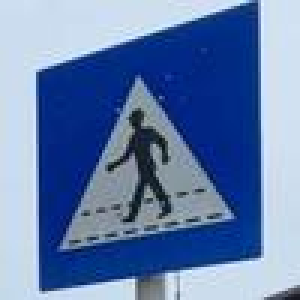
#> input picture workshop02/session1/traffic_sign_macau/roi_101_118.jpeg, 100 x 100 px (shown 3 times larger); its folder holds only this picture in this run
$ python feature_extractor.py
#> lines starting #> are read from the running program, lines starting #| are printed output that depends on the picture
import os

from matplotlib import pyplot as plt
import cv2
import numpy as np
from skimage.filters import roberts, sobel, prewitt
from skimage import color, io, feature
from skimage.filters import (threshold_otsu, threshold_niblack)
from skimage.feature import local_binary_pattern

__author__ = "Shaoning Zeng"
__license__ = "GNU GPL 3.0 or later"

# Dataset
#dataset_path = './crop_resize/roi'
dataset_path = 'traffic_sign_macau'
save_path = './feature/'
images_name_list = []

def preprocessing(dir,images_name_list):
	newDir = dir
	if os.path.isfile(dir):
		images_name_list.append(dir)
	elif os.path.isdir(dir):
		for s in os.listdir(dir):
			newDir = os.path.join(dir,s)
			preprocessing(newDir, images_name_list)
	return images_name_list

#
def extract_feature(X, featureName):
	# operate on smaller image
	#small_size = (32, 32)
	#X = [cv2.resize(x, small_size) for x in X]

	# normalize all intensities to be between 0 and 1

	# X = np.array(X).astype(np.float32) / 255
	# subtract mean
	# X = [x - np.mean(x) for x in X]

	# Iteratively processing each image
	X_fea = []
	num = 1
	show_once = 1
	for x in X:
		print(featureName)
		# 1. Point-based Harris features
		if featureName == 'Harris':
			x  = cv2.cvtColor(x, cv2.COLOR_BGR2RGB) # Change BGR format to RGB format
			img_rgb  = x
			img_gray = cv2.cvtColor(img_rgb, cv2.COLOR_RGB2GRAY) # Convert RGB color image to gray scale image
			#img_gray = np.float32(img_gray)
			dst = cv2.cornerHarris(img_gray,2,3,0.04) # Harris corner
			dst = cv2.dilate(dst, (),dst,(-1,-1,),3) # result is dilated for marking the corners, not important
			# TODO: One should tune the parameters to obtain a better result for a specific image
			# Threshold for an optimal value, it may vary depending on the image
			img_rgb[dst>0.01*dst.max()]=[255,0,0] # Parameters
			x1 = img_rgb

		# 2. Edge Roberts features
		elif featureName == 'Roberts':
			#img_rgb = cv2.cvtColor(x, cv2.COLOR_BGR2RGB) # Change BGR format to RGB format
			#img_rgb  = x
			#gray = color.rgb2gray(x)
			gray = cv2.cvtColor(x, cv2.COLOR_BGR2GRAY)
			#gray = cv2.cvtColor(img_rgb, cv2.COLOR_RGB2GRAY)
			x1 = roberts(gray)
		# 3. Edge Sobel features
		elif featureName == 'Sobel':
			#gray = color.rgb2gray(x)
			gray = cv2.cvtColor(x, cv2.COLOR_BGR2GRAY)
			x1 = sobel(gray)
		# 4. Edge Prewitt features
		elif featureName == 'Prewitt':
			#gray = color.rgb2gray(x)
			gray = cv2.cvtColor(x, cv2.COLOR_BGR2GRAY)
			x1 = prewitt(gray)
		# 5. Edge Canny features
		elif featureName == 'Canny':
			#gray = color.rgb2gray(x)
			gray = cv2.cvtColor(x, cv2.COLOR_BGR2GRAY)
			x1=feature.canny(gray)

		# 6. Hough Line features
		elif featureName == 'Line':
			gray1 = cv2.cvtColor(x,cv2.COLOR_BGR2GRAY)
			edges = cv2.Canny(gray1,10,150,apertureSize = 3)
			lines = cv2.HoughLines(edges,1,np.pi/180,150)
			try:
				for line in lines:
					for rho,theta in line:
						a = np.cos(theta)
						b = np.sin(theta)
						x0 = a*rho
						y0 = b*rho
						x1 = int(x0 + 3000*(-b))
						y1 = int(y0 + 3000*(a))
						x2 = int(x0 - 3000*(-b))
						y2 = int(y0 - 3000*(a))
						cv2.line(gray1,(x1,y1),(x2,y2),(0,0,255),2)
				x1 = cv2.cvtColor(gray1,cv2.COLOR_BGR2RGB)
			except TypeError as te:
				print('No line found.')
		# 7. Hough Circle features
		elif featureName == 'Circle':
		    img_circle_gray = cv2.cvtColor(x,cv2.COLOR_BGR2GRAY)
		    circles = cv2.HoughCircles(img_circle_gray,cv2.HOUGH_GRADIENT,1,20,
		                                param1=50,param2=30,minRadius=150,maxRadius=500)
		    circles = np.uint16(np.around(circles))
		    for i in circles[0,:]:
		        # draw the outer circle
		        cv2.circle(x,(i[0],i[1]),i[2],(0,255,0),2)
		        # draw the center of the circle
		        cv2.circle(x,(i[0],i[1]),2,(255,0,0),3)
		    #Show
		    x1 = cv2.cvtColor(x,cv2.COLOR_BGR2RGB)

		# 8. Binary Otsu features
		elif featureName == 'Otsu':
			#gray = color.rgb2gray(x)
			gray = cv2.cvtColor(x,cv2.COLOR_BGR2GRAY)
			thresh_otsu = threshold_otsu(gray)
			x1 = gray < thresh_otsu
		# 9. Binary Niblack features
		elif featureName == 'Niblack':
			#gray = color.rgb2gray(x)
			gray = cv2.cvtColor(x,cv2.COLOR_BGR2GRAY)
			thresh_niblack = threshold_niblack(gray, window_size =31, k =0.05)
			x1 = gray < thresh_niblack

		# 10. Color Histgram features
		elif featureName == 'Histgram':
			histr3 =[];
			img_source = x
			img_source_RGB = cv2.cvtColor(x, cv2.COLOR_BGR2RGB)
			#img_source_RGB = x
			r,g,b = cv2.split(img_source_RGB) # or you can use the following commands
			# r = img5[:,:,0]
			# g = img5[:,:,1]
			# b = img5[:,:,2]
			color = ('b','g','r')  ### color RGB image has three channel: Red, Green and Blue.
			for i, col in enumerate(color):
				histr = cv2.calcHist([img_source],[i],None,[256],[0,256])
				histr3.append(histr)
			x1 = histr3

		# 11. Texture features
		elif featureName == 'Texture':
			img_source = x
			#img_source_RGB = cv2.cvtColor(img_source, cv2.COLOR_BGR2RGB) # this is our original image
			img_gray = cv2.cvtColor(img_source, cv2.COLOR_BGR2GRAY)
			# settings for LBP
			radius = 3
			n_points = 8 * radius
			lbp_default = local_binary_pattern(img_gray, n_points, radius,  method='default')
			x1 = local_binary_pattern(img_gray, n_points, radius,  method='var')

		# 12. ORB features
		elif featureName == 'ORB':
			img_gray = cv2.cvtColor(x,cv2.COLOR_BGR2GRAY)
			img_source_RGB = cv2.cvtColor(x,cv2.COLOR_BGR2RGB)
			#img_source_RGB = x
			# Initiate ORB detector
			orb = cv2.ORB_create()
			# find the keypoints with ORB
			kp = orb.detect(img_source_RGB,None)
			# compute the descriptors with ORB
			kp, des = orb.compute(img_source_RGB, kp)
			# draw only keypoints location,not size and orientation
			x1 = cv2.drawKeypoints(x, kp, None, color=(0,255,0), flags=0)

		try:
			print(x1)
			X_fea.append(x1)
			# if os.isdir():
			# 	os.mkdir( path, 0755 )
			# Save image
			print("./feature/"+featureName+"/"+str(num)+".jpeg")
			cv2.imwrite("./feature/"+featureName+"/"+str(num)+".jpeg", x1*255)
			# [4 lines of commented-out code are left out]
			num = num+1
		except NameError:
			print("Detect nothing")

	X = X_fea
	X = [x.flatten() for x in X]
	X = np.array(X)
	return X

# Extract and save features

images_name_list = preprocessing(dataset_path,images_name_list)
num = len(images_name_list)
X = []
for k in range(num):
	img = cv2.imread(images_name_list[k])
#> img is the input picture: shape (100, 100, 3); mean B, G, R 173, 127.1, 100.5
	X.append(img)

# [37 lines of commented-out code are left out]
X = extract_feature(X, 'ORB')
#> the loop in extract_feature, `for x in X:` made 1 pass
#> num on pass 1: 2
#> (printed output is left out)
#> pass 1, in extract_feature, `img_gray = cv2.cvtColor(x,cv2.COLOR_BGR2GRAY)`:
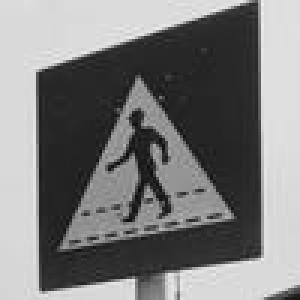
#> img_gray: shape (100, 100) (shown 3 times larger); min 11, max 240, mean 124.4
#> pass 1, in extract_feature, `x1 = cv2.drawKeypoints(x, kp, None, color=(0,255,0), flags=0)`:
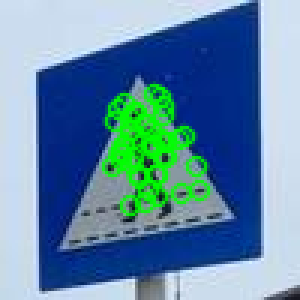
#> x1: shape (100, 100, 3) (shown 3 times larger); mean B, G, R 165.1, 137, 95.2
#> pass 1, in extract_feature, `cv2.imwrite("./feature/"+featureName+"/"+str(num)+".jpeg", x1*255)`:
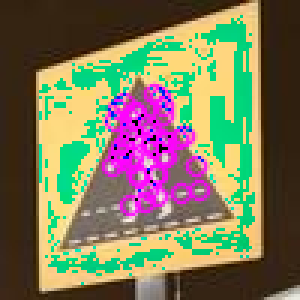
#> saved as 1.jpeg: shape (100, 100, 3) (shown 3 times larger); mean B, G, R 90.2, 119, 122.5
#> after the loop in extract_feature, `for x in X:`: X_fea = 1 item; num = 2
#> in extract_feature, `X = X_fea`: X = 1 item
np.save("12.ORB.npy",X)

$ run again, on workshop02/session1/traffic_sign_macau/roi_120_47.jpeg
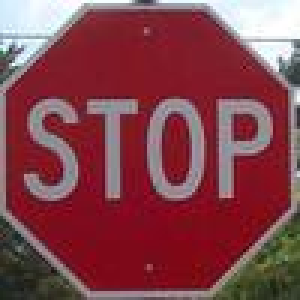
#> input picture workshop02/session1/traffic_sign_macau/roi_120_47.jpeg, 100 x 100 px (shown 3 times larger)
#> img is the input picture: shape (100, 100, 3); mean B, G, R 76.4, 67.8, 131.8
#> the loop in extract_feature, `for x in X:` made 1 pass
#> num on pass 1: 2
#> (printed output is left out)
#> pass 1, in extract_feature, `img_gray = cv2.cvtColor(x,cv2.COLOR_BGR2GRAY)`:
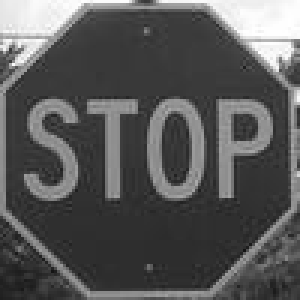
#> img_gray: shape (100, 100) (shown 3 times larger); min 19, max 255, mean 87.9
#> pass 1, in extract_feature, `cv2.imwrite("./feature/"+featureName+"/"+str(num)+".jpeg", x1*255)`:
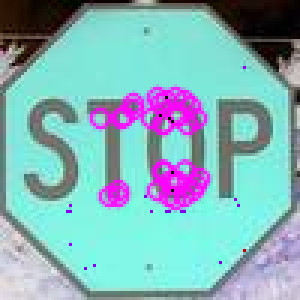
#> saved as 1.jpeg: shape (100, 100, 3) (shown 3 times larger); mean B, G, R 184, 178.2, 131.2
#> after the loop in extract_feature, `for x in X:`: X_fea = 1 item; num = 2
#> X = 1 item

$ run again, on workshop02/session1/traffic_sign_macau/roi_125_50.jpeg
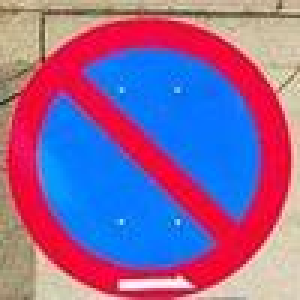
#> input picture workshop02/session1/traffic_sign_macau/roi_125_50.jpeg, 100 x 100 px (shown 3 times larger)
#> img is the input picture: shape (100, 100, 3); mean B, G, R 155.4, 101, 142.2
#> the loop in extract_feature, `for x in X:` made 1 pass
#> num on pass 1: 2
#> (printed output is left out)
#> pass 1, in extract_feature, `img_gray = cv2.cvtColor(x,cv2.COLOR_BGR2GRAY)`:
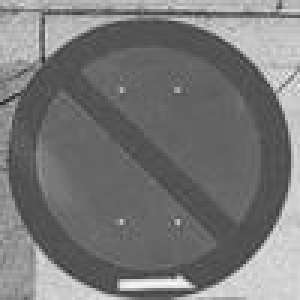
#> img_gray: shape (100, 100) (shown 3 times larger); min 38, max 249, mean 119.5
#> pass 1, in extract_feature, `cv2.imwrite("./feature/"+featureName+"/"+str(num)+".jpeg", x1*255)`:
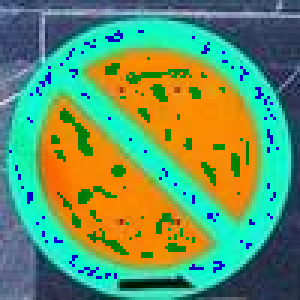
#> saved as 1.jpeg: shape (100, 100, 3) (shown 3 times larger); mean B, G, R 100.6, 150.4, 102.3
#> after the loop in extract_feature, `for x in X:`: X_fea = 1 item; num = 2
#> X = 1 item

$ run again, on workshop02/session1/traffic_sign_macau/roi_104_47.jpeg
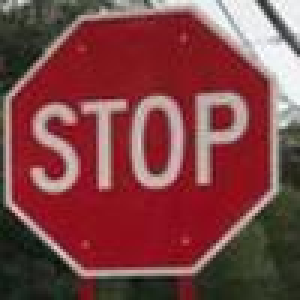
#> input picture workshop02/session1/traffic_sign_macau/roi_104_47.jpeg, 100 x 100 px (shown 3 times larger)
#> img is the input picture: shape (100, 100, 3); mean B, G, R 68.9, 67.6, 127.1
#> the loop in extract_feature, `for x in X:` made 1 pass
#> num on pass 1: 2
#> (printed output is left out)
#> pass 1, in extract_feature, `img_gray = cv2.cvtColor(x,cv2.COLOR_BGR2GRAY)`:
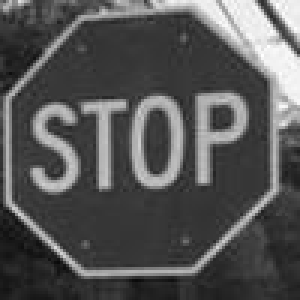
#> img_gray: shape (100, 100) (shown 3 times larger); min 10, max 255, mean 85.5
#> pass 1, in extract_feature, `cv2.imwrite("./feature/"+featureName+"/"+str(num)+".jpeg", x1*255)`:
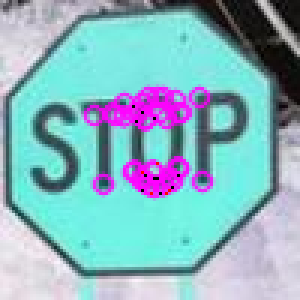
#> saved as 1.jpeg: shape (100, 100, 3) (shown 3 times larger); mean B, G, R 191.4, 179.8, 136.8
#> after the loop in extract_feature, `for x in X:`: X_fea = 1 item; num = 2
#> X = 1 item
